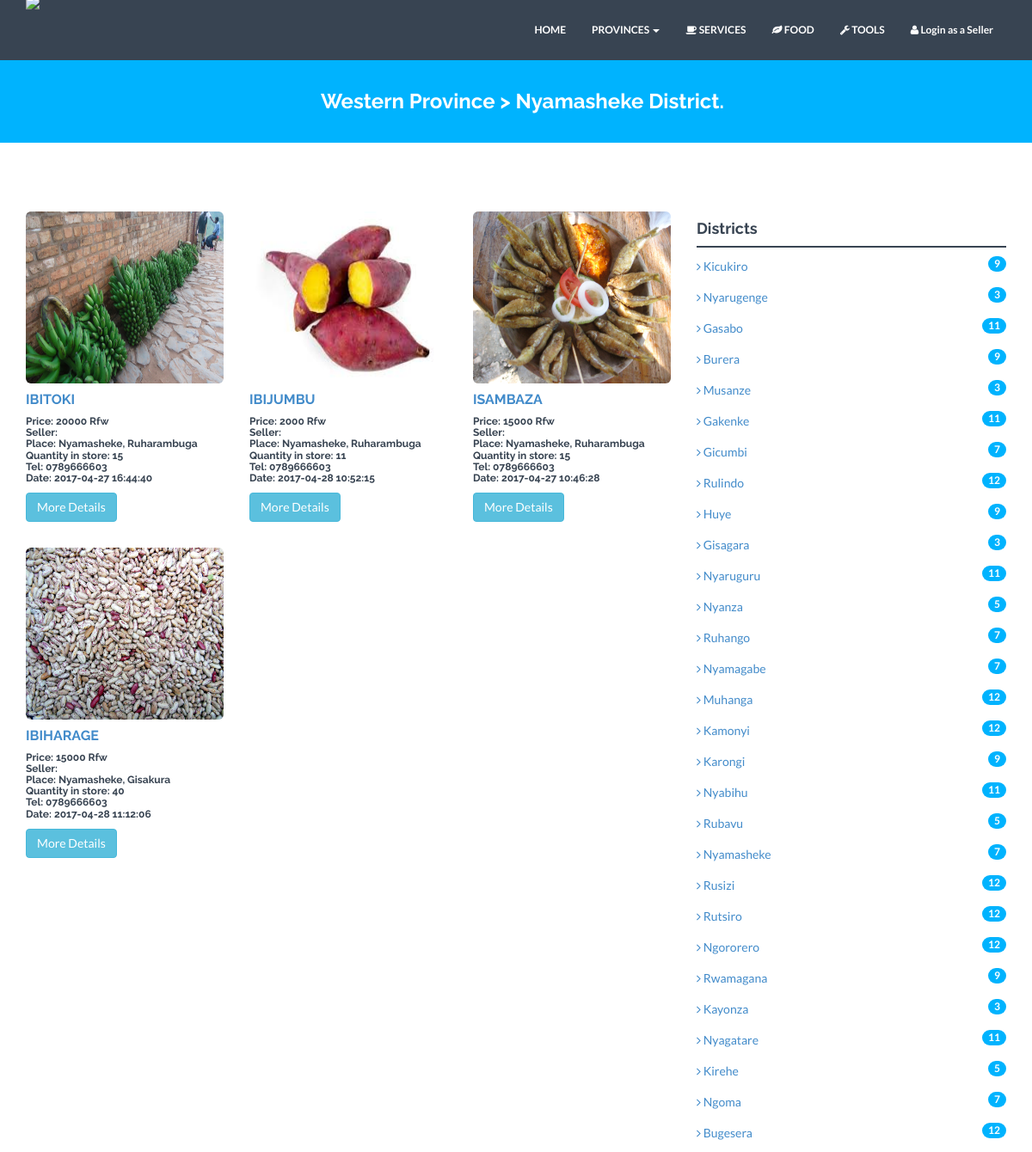
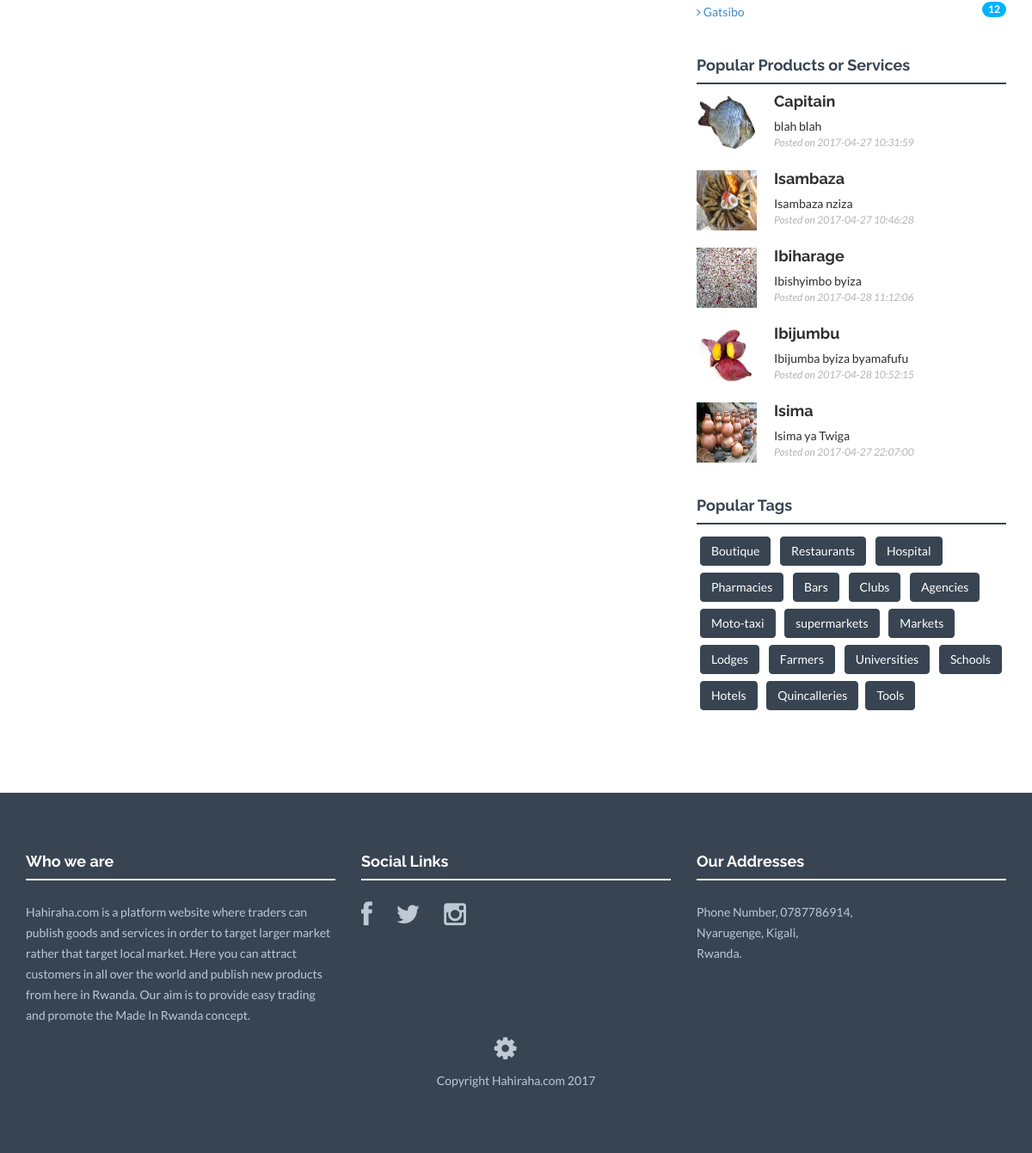
Page /nyamasheke.php on the committed database (2 pictures, top to bottom).
### tables this page shows
CREATE TABLE `products` (
  `ID` int(11) NOT NULL,
  `Name` varchar(100) NOT NULL,
  `Seller` varchar(50) NOT NULL,
  `Classes` varchar(50) NOT NULL,
  `Phone` varchar(20) NOT NULL,
  `Price` text NOT NULL,
  `Quantity` int(11) NOT NULL,
  `About` text NOT NULL,
  `Picture01` text NOT NULL,
  `Picture02` text NOT NULL,
  `Picture03` text NOT NULL,
  `Province` varchar(30) NOT NULL,
  `District` varchar(15) NOT NULL,
  `Sector` varchar(15) NOT NULL,
  `Categorie` varchar(50) NOT NULL,
  `Views` int(100) UNSIGNED NOT NULL,
  `Date` varchar(30) NOT NULL
);

### nyamasheke.php (the view, shortened to what this page needs)
<!DOCTYPE html>
<html lang="en">
  <head>
    <link href="assets/css/bootstrap.css" rel="stylesheet">
    <link href="assets/css/style.css" rel="stylesheet">
    <link href="assets/css/font-awesome.min.css" rel="stylesheet">
  </head>
  <body>
    <?php
		include('nav.php');
	?>
	<div id="blue">
	    <div class="container">
			<div class="row">
				<h3 class="text-center">Western Province > Nyamasheke District.</h3>
			</div>
	    </div>
	</div>
	 <div class="container mtb">
	 	<div class="row">
	 		<div class="col-lg-8">
	 			<div class="row">
				 <?php
					include('connect.php');
					$pipsql = mysqli_query($dbcon,"SELECT * FROM products WHERE District='Nyamasheke' ORDER BY ID DESC LIMIT 0,9");
					while($myrow = mysqli_fetch_array($pipsql)){
						echo'
					<div class="col-md-4 portfolio-item">
						<a href="#">
							<img style="position:relative;height:200px" class="img-responsive img-rounded" src="'.$myrow['Picture01'].'" alt="">
						</a><br />
						<h3>
							<a href="#">'.$myrow['Name'].'</a>
						</h3>
						<h6>Price: '.$myrow['Price'].'<br/>Seller: '.$myrow['Sellers'].'<br/>Place: '.$myrow['District'].', '.$myrow['Sector'].'<br/>Quantity in store: '.$myrow['Quantity'].'<br/>Tel: '.$myrow['Phone'].'<br/>Date: '.$myrow['Date'].'</h6>
						<p><a href="more.php?product='.$myrow['ID'].'" class="btn btn-info">More Details</a></p>
					</div>
						';
					}
				?>
				</div>
			</div>
	 		<div class="col-lg-4">
		 		<h4>Districts</h4>
		 		<div class="hline"></div>
			 		<p><a href="kicukiro.php"><i class="fa fa-angle-right"></i> Kicukiro</a> <span class="badge badge-theme pull-right">9</span></p>
			 		<p><a href="nyarugenge.php"><i class="fa fa-angle-right"></i> Nyarugenge</a> <span class="badge badge-theme pull-right">3</span></p>
			 		<p><a href="gasabo.php"><i class="fa fa-angle-right"></i> Gasabo</a> <span class="badge badge-theme pull-right">11</span></p>
                    <p><a href="burera.php"><i class="fa fa-angle-right"></i> Burera</a> <span class="badge badge-theme pull-right">9</span></p>
			 		<p><a href="musanze.php"><i class="fa fa-angle-right"></i> Musanze</a> <span class="badge badge-theme pull-right">3</span></p>
			 		<p><a href="gakenke.php"><i class="fa fa-angle-right"></i> Gakenke</a> <span class="badge badge-theme pull-right">11</span></p>
			 		<p><a href="gicumbi.php"><i class="fa fa-angle-right"></i> Gicumbi</a> <span class="badge badge-theme pull-right">7</span></p>
			 		<p><a href="rulindo.php"><i class="fa fa-angle-right"></i> Rulindo</a> <span class="badge badge-theme pull-right">12</span></p>
                    <p><a href="huye.php"><i class="fa fa-angle-right"></i> Huye</a> <span class="badge badge-theme pull-right">9</span></p>
			 		<p><a href="gisagara.php"><i class="fa fa-angle-right"></i> Gisagara</a> <span class="badge badge-theme pull-right">3</span></p>
			 		<p><a href="nyaruguru.php"><i class="fa fa-angle-right"></i> Nyaruguru</a> <span class="badge badge-theme pull-right">11</span></p>
			 		<p><a href="nyanza.php"><i class="fa fa-angle-right"></i> Nyanza</a> <span class="badge badge-theme pull-right">5</span></p>
			 		<p><a href="ruhango.php"><i class="fa fa-angle-right"></i> Ruhango</a> <span class="badge badge-theme pull-right">7</span></p>
					<p><a href="nyamagabe.php"><i class="fa fa-angle-right"></i> Nyamagabe</a> <span class="badge badge-theme pull-right">7</span></p>
			 		<p><a href="muhanga.php"><i class="fa fa-angle-right"></i> Muhanga</a> <span class="badge badge-theme pull-right">12</span></p>
                    <p><a href="kamonyi.php"><i class="fa fa-angle-right"></i> Kamonyi</a> <span class="badge badge-theme pull-right">12</span></p>
                    <p><a href="karongi"><i class="fa fa-angle-right"></i> Karongi</a> <span class="badge badge-theme pull-right">9</span></p>
			 		<p><a href="nyabihu.php"><i class="fa fa-angle-right"></i> Nyabihu</a> <span class="badge badge-theme pull-right">11</span></p>
			 		<p><a href="rubavu.php"><i class="fa fa-angle-right"></i> Rubavu</a> <span class="badge badge-theme pull-right">5</span></p>
			 		<p><a href="nyamasheke.php"><i class="fa fa-angle-right"></i> Nyamasheke</a> <span class="badge badge-theme pull-right">7</span></p>
			 		<p><a href="rusizi.php"><i class="fa fa-angle-right"></i> Rusizi</a> <span class="badge badge-theme pull-right">12</span></p>
					<p><a href="rutsiro.php"><i class="fa fa-angle-right"></i> Rutsiro</a> <span class="badge badge-theme pull-right">12</span></p>
					<p><a href="ngororero.php"><i class="fa fa-angle-right"></i> Ngororero</a> <span class="badge badge-theme pull-right">12</span></p>
                    <p><a href="rwamagana.php"><i class="fa fa-angle-right"></i> Rwamagana</a> <span class="badge badge-theme pull-right">9</span></p>
			 		<p><a href="kayonza.php"><i class="fa fa-angle-right"></i> Kayonza</a> <span class="badge badge-theme pull-right">3</span></p>
			 		<p><a href="nyagatare.php"><i class="fa fa-angle-right"></i> Nyagatare</a> <span class="badge badge-theme pull-right">11</span></p>
			 		<p><a href="kirehe.php"><i class="fa fa-angle-right"></i> Kirehe</a> <span class="badge badge-theme pull-right">5</span></p>
			 		<p><a href="ngoma.php"><i class="fa fa-angle-right"></i> Ngoma</a> <span class="badge badge-theme pull-right">7</span></p>
			 		<p><a href="bugesera.php"><i class="fa fa-angle-right"></i> Bugesera</a> <span class="badge badge-theme pull-right">12</span></p>
					<p><a href="gatsibo.php"><i class="fa fa-angle-right"></i> Gatsibo</a> <span class="badge badge-theme pull-right">12</span></p>
		 		<?php
					include('recentposts.php');
				?>
		 		<h4>Popular Tags</h4>
		 		<div class="hline"></div>
		 			<p>
		            	<a class="btn btn-theme" href="boutique.php" role="button">Boutique</a>
		            	<a class="btn btn-theme" href="resto.php" role="button">Restaurants</a>
		            	<a class="btn btn-theme" href="hospital.php" role="button">Hospital</a>
		            	<a class="btn btn-theme" href="pharma.php" role="button">Pharmacies</a>
		            	<a class="btn btn-theme" href="bar.php" role="button">Bars</a>
		            	<a class="btn btn-theme" href="club.php" role="button">Clubs</a>
		            	<a class="btn btn-theme" href="agency.php" role="button">Agencies</a>
		            	<a class="btn btn-theme" href="moto.php" role="button">Moto-taxi</a>
		            	<a class="btn btn-theme" href="supermarket.php" role="button">supermarkets</a>
		            	<a class="btn btn-theme" href="market.php" role="button">Markets</a>
		            	<a class="btn btn-theme" href="lodge.php" role="button">Lodges</a>
		            	<a class="btn btn-theme" href="farmer.php" role="button">Farmers</a>
		            	<a class="btn btn-theme" href="uni.php" role="button">Universities</a>
		            	<a class="btn btn-theme" href="school.php" role="button">Schools</a>		            	 		            	<a class="btn btn-theme" href="hotel.php" role="button">Hotels</a> 						<a class="btn btn-theme" href="building.php" role="button">Quincalleries</a><a class="btn btn-theme" href="tools.php" role="button">Tools</a>
		 			</p>
	 		</div>
	 	</div>
	 </div>
	 <?php
        include("footer.php");
     ?>
  </body>
</html>

### recentposts.php (shortened to what this page needs)
<h4>Popular Products or Services</h4>
		 		<div class="hline"></div>
					<ul class="popular-posts">
                    <?php
                        include('connect.php');
                        $psql = mysqli_query($dbcon,"SELECT * FROM products WHERE Views>0 ORDER BY Views DESC LIMIT 0,10");
                        while($myrow = mysqli_fetch_array($psql)){
                            echo'
                        <li>
		                    <a href="more.php?product='.$myrow['ID'].'"><img style="width:70px;height:70px" src="'.$myrow['Picture01'].'" alt="Popular Post"></a>
		                    <h4><a href="more.php?product='.$myrow['ID'].'">'.$myrow['Name'].'</a></h4>
                            <p><a href="more.php?product='.$myrow['ID'].'">'.$myrow['About'].'</a></p>
		                    <em>Posted on '.$myrow['Date'].'</em>
		                </li>
                            ';
                        }
                    ?>
		            </ul>

### assets/css/style.css (style rules this page uses)
* { margin: 0; padding: 0px; }
body { background: #ffffff; margin: 0; height: 100%; color: #384452; font-family: 'Lato', sans-serif; font-weight: 400; }
h1, h2, h3, h4, h5, h6 { font-family: 'Raleway', sans-serif; font-weight: 700; }
p { padding: 0; margin-bottom: 12px; font-family: 'Lato', sans-serif; font-weight: 400; font-size: 14px; line-height: 24px; color: #384452; margin-top: 10px; }
img { height: auto; max-width: 100%; }
a { padding: 0; margin: 0; text-decoration: none; -webkit-transition: background-color .4s linear, color .4s linear; -moz-transition: background-color .4s linear, color .4s linear; -o-transition: background-color .4s linear, color .4s linear; -ms-transition: background-color .4s linear, color .4s linear; transition: background-color .4s linear, color .4s linear; }
.btn-theme { color: #fff; background-color: #384452; border-color: #384452; margin: 4px; }
.mtb { margin-top: 80px; margin-bottom: 80px; }
.hline { border-bottom: 2px solid #384452; }
.portfolio-item p { margin:0px 0 30px; }
.portfolio-item h3 { margin:-10px 0 10px; font-size:16px; text-transform:uppercase; }
#blue { background: #00b3fe; margin-top: 60px; margin-bottom: 60px; padding-top: 25px; padding-bottom: 25px; }
#blue h3 { color: white; margin-left: 15px; }
.badge-theme { background: #00b3fe; }
.popular-posts { margin: 0px; padding-left: 0px; }
.popular-posts li { list-style: none; margin-bottom: 20px; min-height: 70px; }
.popular-posts li a, .popular-posts li a:hover { color:#2f2f2f; text-decoration: none; }
.popular-posts li img { float: left; margin-right: 20px; }
.popular-posts li em { font-family: 'Lato', sans-serif; font-size: 12px; color: #b3b3b3 }
.popular-posts p { line-height: normal; margin-bottom: auto; }

### rows in the picture
products: Picture01 (picture), Name "IBITOKI", Price "20000 Rfw", District "Nyamasheke", Sector "Ruharambuga", Quantity "15", Phone "0789666603", Date "2017-04-27 16:44:40"
products: Picture01 (picture), Name "IBIJUMBU", Price "2000 Rfw", District "Nyamasheke", Sector "Ruharambuga", Quantity "11", Phone "0789666603", Date "2017-04-28 10:52:15", Name "Ibijumbu", About "Ibijumba byiza byamafufu"
products: Picture01 (picture), Name "ISAMBAZA", Price "15000 Rfw", District "Nyamasheke", Sector "Ruharambuga", Quantity "15", Phone "0789666603", Date "2017-04-27 10:46:28", Name "Isambaza", About "Isambaza nziza"
products: Picture01 (picture), Name "IBIHARAGE", Price "15000 Rfw", District "Nyamasheke", Sector "Gisakura", Quantity "40", Phone "0789666603", Date "2017-04-28 11:12:06", Name "Ibiharage", About "Ibishyimbo byiza"
products: Picture01 (picture), Name "Capitain", About "blah blah", Date "2017-04-27 10:31:59"
products: Picture01 (placeholder picture), Name "Isima", About "Isima ya Twiga", Date "2017-04-27 22:07:00"
